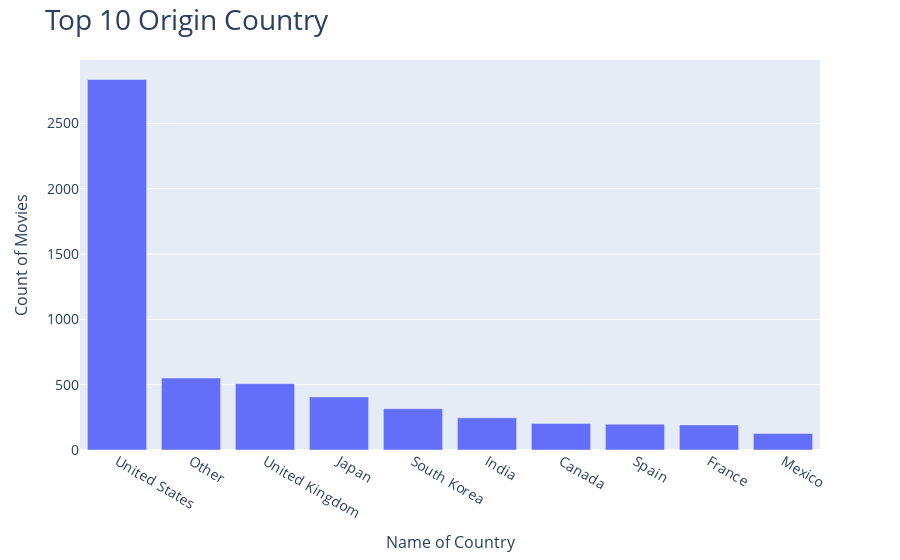

Notebook code for this chart:
### Code cell
#E. Show Bar

fig = px.bar(df_oc_count[0:10],
             x='orign_country',
             y='count')
fig.update_layout(
    title='Top 10 Origin Country', 
    titlefont_size = 28, 
    xaxis=dict(
        title='Name of Country',
        titlefont_size=16,
        tickfont_size=14),
    yaxis=dict(
        title='Count of Movies',
        titlefont_size=16,
        tickfont_size=14))

fig.show()

### Figure 1 — Plotly figure (JSON) as saved in the notebook; plotly's stock layout.template omitted (floating-point values rounded to 4 significant figures)
{"data": [{"alignmentgroup": "True", "hovertemplate": "orign_country=%{x}<br>count=%{y}<extra></extra>", "legendgroup": "", "marker": {"color": "#636efa", "pattern": {"shape": ""}}, "name": "", "offsetgroup": "", "orientation": "v", "showlegend": false, "textposition": "auto", "type": "bar", "x": ["United States", "Other", "United Kingdom", "Japan", "South Korea", "India", "Canada", "Spain", "France", "Mexico"], "xaxis": "x", "y": [2836, 551, 508, 406, 316, 246, 203, 198, 192, 126], "yaxis": "y"}], "layout": {"barmode": "relative", "legend": {"tracegroupgap": 0}, "margin": {"t": 60}, "title": {"font": {"size": 28}, "text": "Top 10 Origin Country"}, "xaxis": {"anchor": "y", "domain": [0, 1], "tickfont": {"size": 14}, "title": {"font": {"size": 16}, "text": "Name of Country"}}, "yaxis": {"anchor": "x", "domain": [0, 1], "tickfont": {"size": 14}, "title": {"font": {"size": 16}, "text": "Count of Movies"}}}}
